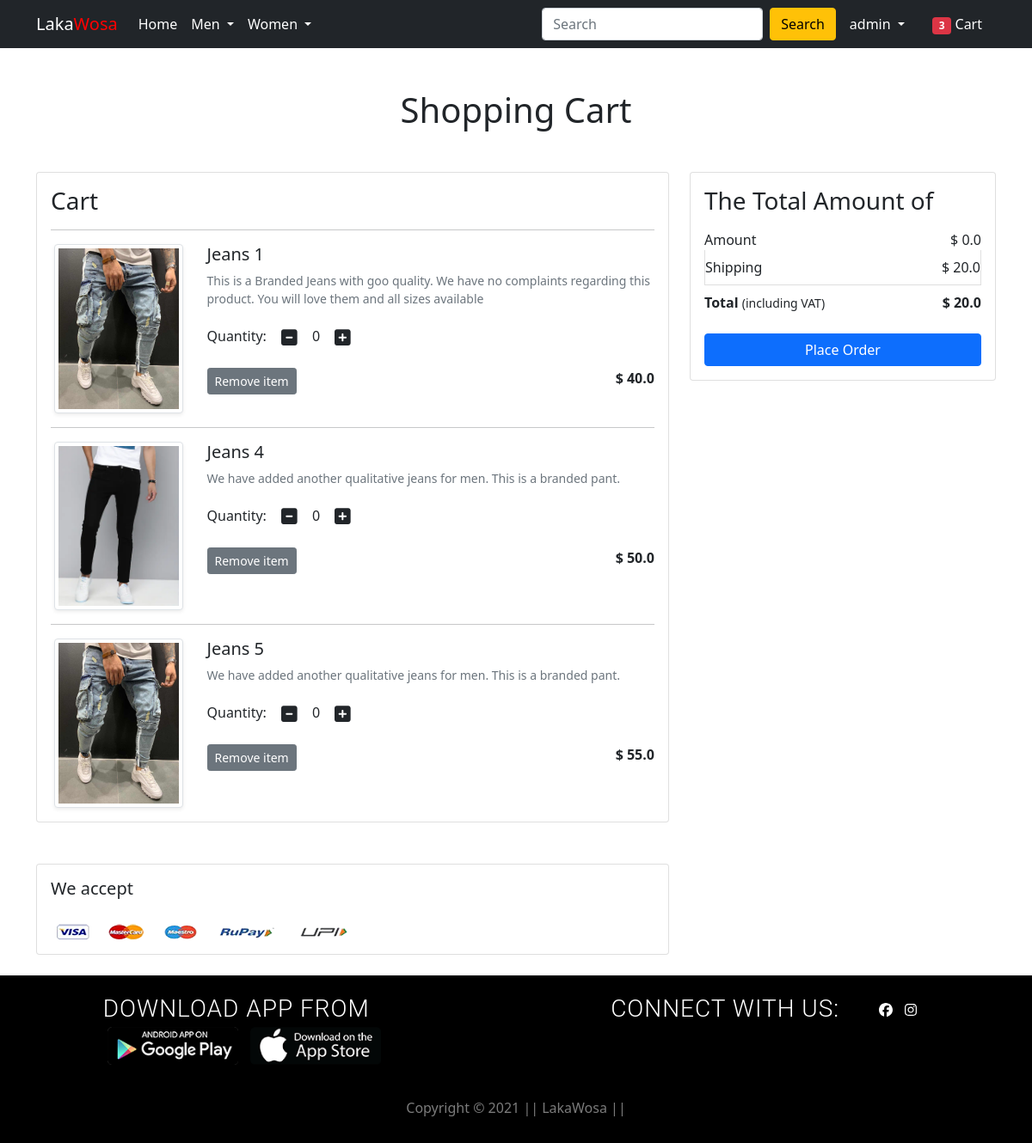
The app's page /cart/ (signed in) with its own data.
### app/models.py (models this page shows, shortened)
class Cart(models.Model):
    user = models.ForeignKey(User, on_delete=models.CASCADE)
    product = models.ForeignKey(Product, on_delete=models.CASCADE)
    quantity = models.PositiveIntegerField(default=1)
    size = models.PositiveIntegerField(default=1)

class Product(models.Model):
    title = models.CharField(max_length=100)
    selling_price = models.FloatField()
    discounted_price = models.FloatField()
    description = models.TextField()
    brand = models.CharField(max_length=100)
    stock = models.IntegerField(default=0)
    category = models.CharField(choices=CATEGORY_CHOICES, max_length=2)
    product_image = models.ImageField(upload_to='productimg')

### app/views.py (the view)
# urls.py: path('cart/', views.show_cart, name='showcart'),
@login_required
def show_cart(request):
    if request.user.is_authenticated:
        user = request.user
        cart = Cart.objects.filter(user=user)
        amount = 0.0
        shipping_amount = 20.0
        total_amount = 0.0
        cart_product = [p for p in Cart.objects.all() if p.user == user]
        if cart_product:
            for p in cart_product:
                temp_amount = (p.quantity * p.product.discounted_price)
                amount+= temp_amount
                total_items = len(Cart.objects.filter(user=request.user))
                total_amount = amount + shipping_amount
                context = {'carts': cart,'total_amount':total_amount,'amount':amount, 'total_items':total_items,'shipping_amount':shipping_amount}
            return render(request, 'app/addtocart.html', context)
        else:
            return render(request, 'app/emptycart.html')

### app/templates/app/addtocart.html (shortened to what this page needs)
{% extends 'app/base.html' %}
{% load static %}
{% block main-content %}
<div class="container my-5">
 <div class="row">
  <h1 class="text-center mb-5">Shopping Cart</h1>
  <div class="col-sm-8">
  <div class="card">
   <div class="card-body">
    <h3>Cart</h3>
    {% for cart in carts %}
    <hr>
    <div class="row">
     <div class="col-sm-3 text-center align-self-center"><img src="{{cart.product.product_image.url}}" alt="" srcset="" class="img-fluid img-thumbnail shadow-sm" height="150" width="150"> </div>
     <div class="col-sm-9">
      <div>
       <h5>{{cart.product.title}}</h5>
       <p class="mb-2 text-muted small">{{cart.product.description}}</p>
       <div class="my-3">
        <label for="quantity">Quantity:</label>
        <a class="minus-cart btn" pid="{{cart.product.id}}"><i class="fas fa-minus-square fa-lg"></i></a>
          <span id="quantity">{{cart.quantity}}</span>
        <a class="plus-cart btn" pid="{{cart.product.id}}"><i class="fas fa-plus-square fa-lg"></i></a>
       </div>
       <div class="d-flex justify-content-between">
        <a href="#" class="btn btn-sm btn-secondary mr-3 remove-cart" pid="{{cart.product.id}}">Remove item </a>
        <p class="mb-0"><span><strong>$ {{cart.product.discounted_price}}</strong></span></p>
       </div>
      </div>
     </div>
    </div>
    {% endfor %}
   </div>
   </div>
  </div>
  <div class="col-sm-4">
   <div class="card">
    <div class="card-body">
      <h3>The Total Amount of</h3>
      <ul class="list-group">
       <li class="list-group-item d-flex justify-content-between align-items-center border-0 px-0 pb-0">Amount<span>$ <span id="amount">{{amount}}</span></span></li>
       <li class="list-group-item d-flex justify-content-between align-items-center px-0">Shipping<span>$ {{shipping_amount}}</span></li>
       <li class="list-group-item d-flex justify-content-between align-items-center border-0 px-0 mb-3">
        <div>
           <strong>Total</strong> <small>(including VAT)</small>
         </div>
         <span><strong>$ <strong id="totalamount">{{total_amount}}</strong> </strong></span>
       </li>
      </ul>
      <div class="d-grid"><a href="{% url 'checkout' %}" class="btn btn-primary orderplaced">Place Order</a></div>
    </div>
   </div>
  </div>
 </div>
</div>
<div class="container">
 <div class="row">
  <div class="col-sm-8">
   <div class="card">
    <div class="card-body">
      <h5 class="mb-4">We accept</h5>
      <img src="{% static 'app/images/payment.png' %}" alt="" class="img-fluid">
    </div>
  </div>
  </div>
 </div>
</div>
{% endblock main-content %}

### app/templates/app/base.html (shortened to what this page needs)
<!DOCTYPE html>
{% load static %}
<html lang="en">
  <head>
    <link
      href="https://cdn.jsdelivr.net/npm/bootstrap@5.0.0-beta1/dist/css/bootstrap.min.css"
      rel="stylesheet"
    />
    <link rel="stylesheet" href="{% static 'app/css/owl.carousel.min.css' %}" />
    <link rel="stylesheet" href="{% static 'app/css/all.min.css' %}" />
    <link rel="stylesheet" href="{% static 'app/css/style.css' %}" />
    <link rel="stylesheet" href="{% static 'app/css/footer.css' %}" />
    <link rel="stylesheet" href="{% static 'app/css/gallery.css' %}" />
  </head>
  <body>
    <nav class="navbar navbar-expand-lg navbar-dark bg-dark">
      <div class="container">
        <a class="navbar-brand" href="/">
          Laka<span class="body">Wosa</span></a
        >
        <div class="collapse navbar-collapse" id="navbarSupportedContent">
          <ul class="navbar-nav me-auto mb-2 mb-lg-0">
            <li class="nav-item">
              <a class="nav-link active" aria-current="page" href="/">Home</a>
            </li>
            <li class="nav-item dropdown">
              <a
                class="nav-link dropdown-toggle text-white"
                href="#"
                id="fashionDropdown"
                role="button"
                data-bs-toggle="dropdown"
                aria-expanded="false"
              >
                Men
              </a>
            </li>
            <li class="nav-item dropdown">
              <a
                class="nav-link dropdown-toggle text-white"
                href="#"
                id="fashionDropdown"
                role="button"
                data-bs-toggle="dropdown"
                aria-expanded="false"
              >
                Women
              </a>
            </li>
          </ul>
          <form method="get" action="/search" class="d-flex">
            <input
              name="query"
              id="search"
              class="form-control me-2"
              type="search"
              placeholder="Search"
              aria-label="Search"
              required
            />
            <button class="btn btn-warning" type="submit">Search</button>
          </form>
          <div>
            <ul class="navbar-nav me-auto mb-2 mb-lg-0">
              {% if request.user.is_authenticated %}
              <li class="nav-item dropdown mx-2">
                <a
                  class="nav-link dropdown-toggle text-white"
                  href="#"
                  id="profileDropdown"
                  role="button"
                  data-bs-toggle="dropdown"
                  aria-expanded="false"
                >
                {{request.user.username}}
                </a>
              </li>
              <li class="nav-item mx-2">
                <a href="{% url 'showcart' %}" class="nav-link text-white"
                  ><span class="badge bg-danger">{{total_items}}</span> Cart
                </a>
              </li>
              {% endif %}
            </ul>
          </div>
        </div>
      </div>
    </nav>
     {% block main-content %}{% endblock main-content %}
    <br />
    <footer>
      <div class="footer">
              <div class="download">
                  <h3>Download App From</h3>
                  <div class="d-links">
                      <a href="#"><img src="{% static 'app/images/android.png' %}" alt="#"></a>
                      <a href="#"><img src="{% static 'app/images/iphone.png' %}" alt="#"></a>
                  </div>
              </div>
              <div class="social">
                  <h3>Connect with us:</h3>
                  <ul class="social-icons" style="justify-content: center;">
                      <li><a href="https://www.facebook.com/lakawosa.9"><i class="fab fa-facebook"></i></a></li>
                      <li><a href="https://www.instagram.com/lakawosa/"><i class="fab fa-instagram"></i></a></li>
                  </ul>
              </div>
      </div>
      <div class="copy">
          <p>Copyright &copy; 2021 || LakaWosa || </p>
      </div>
  </footer>
  </body>
</html>

### app/static/app/css/style.css (style rules this page uses)
.body { height: 100 vh; color: red; }

### app/static/app/css/footer.css (style rules this page uses)
* { padding: 0; margin: 0; box-sizing: border-box; }
:root { --Primarycolor: #f39c12; --secondarcolor:#EAB543; --buttoncolor: #008D45; --grey:#95a5a6; --nav-color:#000000; --nav-back:#F7F7F7; }
a { text-decoration: none; }
li { list-style: none; }
.footer { display: flex; align-items: center; justify-content: space-around; flex-wrap: wrap; padding: 15px; background-color: var(--nav-color); color: rgb(255, 255, 255); font-family: 'Roboto',sans-serif; align-items: baseline; }
.footer a { color: white; }
.download,.social { text-transform: uppercase; margin-bottom: 10px; }
.download h3, .social h3 { font-weight: 300; letter-spacing: 1px; margin-bottom: 5px; }
.social { display: flex; align-items: center; }
.d-links>a>img { width: 40%; height: 40%; }
.d-links a { margin: 5px; }
.social-icons { display: flex; align-items: center; margin: 7px; flex-wrap: wrap; }
.social-icons li { margin: 7px; cursor: pointer; transition: color .4s ease-in-out; }
.copy { text-align: center; background-color: var(--nav-color); padding: 10px; }
.copy p { font-weight: 200; padding: 3px; color: whitesmoke; opacity: .5 ; }

### app/static/app/css/gallery.css (style rules this page uses)
* { margin: 0px; padding: 0px; box-sizing: border-box; }
ul li { list-style: none; }

### records on screen
Cart: product.product_image (picture), product "Jeans 1", product.description "This is a Branded Jeans with goo quality. We have no complaints regarding this product. You will love them and all sizes available", quantity "0", product.discounted_price "40.0"
Cart: product.product_image (picture), product "Jeans 4", product.description "We have added another qualitative jeans for men. This is a branded pant.", quantity "0", product.discounted_price "50.0"
Cart: product.product_image (picture), product "Jeans 5", product.description "We have added another qualitative jeans for men. This is a branded pant.", quantity "0", product.discounted_price "55.0"

### other values on screen
{{ request.user.username }} "admin"
{{ total_items }} "3"
{{ amount }} "0.0"
{{ shipping_amount }} "20.0"
{{ total_amount }} "20.0"
